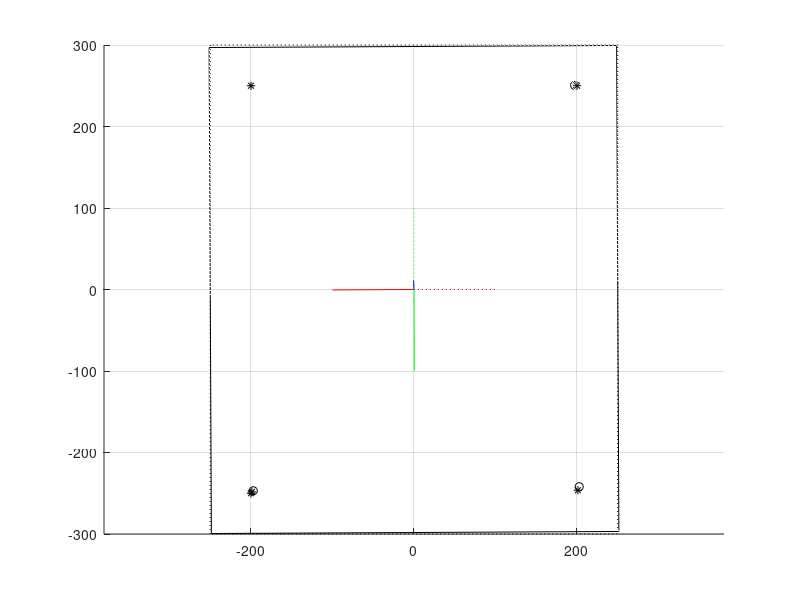

Reproduce this figure in MATLAB.
clc; clear all; close all; 


% Define parmeters

rot = [0; 10; 180];       % Rotation as entered into Vicon   
%rot = [0; 15.7; 180];  

MakersFromVicon= ...                 % value from Nexus measurment [Marker1(top left), Marker2(top right), Marker3(bottom left)]
  [202.7236, -197.2386,  197.0820; ...
 -241.9874, -246.9749,  250.4348 ; ...
   54.2698 ,  51.9645 , -32.2667] ;


%% DEFINE FORCE PLATE OBKJECT        
% Object Parameters
FPLenght = 600; % mm
FPwidth = 500; % mm
edgeBand = 50; % Width death zone mm (for marker position) 
UnitVecFactor = 100; % Scaling Factor (mm) of unitary Frame of Reference
MarkerHeight = 10; % Marker height base to centroid 
EdgeVec = ...
    [FPwidth/2, -FPwidth/2 , -FPwidth/2,  FPwidth/2, FPwidth/2;...
    FPLenght/2, FPLenght/2, -FPLenght/2, -FPLenght/2,  FPLenght/2;...
    0, 0 , 0 , 0 , 0];
MarkersVec = ...
    [-FPwidth/2+edgeBand, FPwidth/2-edgeBand , -FPwidth/2+edgeBand;...
    FPLenght/2-edgeBand, FPLenght/2-edgeBand, -FPLenght/2+edgeBand;...
    MarkerHeight, MarkerHeight , MarkerHeight];
unitVecX= [0, UnitVecFactor; 0 , 0 ; 0 , 0]; 
unitVecY= [0, 0; 0 , UnitVecFactor ; 0 , 0]; 
unitVecZ= [0, 0; 0 , 0 ; 0 , UnitVecFactor]; 

%% VISUALIZE %%
figure(); hold on; axis equal; grid on;  

plot3(EdgeVec(1,:), EdgeVec(2,:), EdgeVec(3,:),':k')
plot3(MarkersVec(1,:), MarkersVec(2,:), MarkersVec(3,:),'*k')
plot3(unitVecX(1,:), unitVecX(2,:), unitVecX(3,:),':r')
plot3(unitVecY(1,:), unitVecY(2,:), unitVecY(3,:),':g')
plot3(unitVecZ(1,:), unitVecZ(2,:), unitVecZ(3,:),':b')

%% ROTATION 
% rotation matrix 

steps = 40; 
rot = rot*pi()/180/steps;
ROT = eye(3);
for i = 1 : steps
    rotX = [ 1, 0, 0; 0, cos(rot(1)), -sin(rot(1)); 0, sin(rot(1)), cos(rot(1))]; 
    rotY = [cos(rot(2)),0 ,sin(rot(2)); 0, 1, 0 ; -sin(rot(2)), 0, cos(rot(2))]; 
    rotZ = [cos(rot(3)), -sin(rot(3)),0 ; sin(rot(3)), cos(rot(3)), 0 ; 0, 0, 1 ]; 
    ROT = rotZ*rotY*rotX*ROT;
end

% Transform Object 
EdgeVec = ROT*EdgeVec;
MarkersVec = ROT*MarkersVec;
unitVecX = ROT*unitVecX;
unitVecY= ROT*unitVecY;
unitVecZ = ROT*unitVecZ;

%% VISUALIZE %%
%figure(); hold on; axis equal; grid on;  

plot3(EdgeVec(1,:), EdgeVec(2,:), EdgeVec(3,:),'-k')
plot3(MarkersVec(1,:), MarkersVec(2,:), MarkersVec(3,:),'*k')
plot3(unitVecX(1,:), unitVecX(2,:), unitVecX(3,:),'-r')
plot3(unitVecY(1,:), unitVecY(2,:), unitVecY(3,:),'-g')
plot3(unitVecZ(1,:), unitVecZ(2,:), unitVecZ(3,:),'-b')
plot3(MakersFromVicon(1,:), MakersFromVicon(2,:), MakersFromVicon(3,:),'ok')
